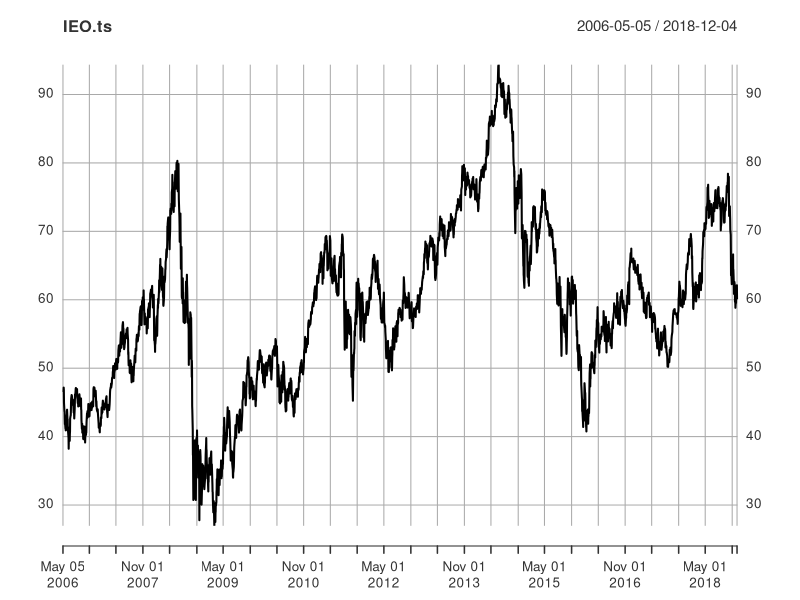
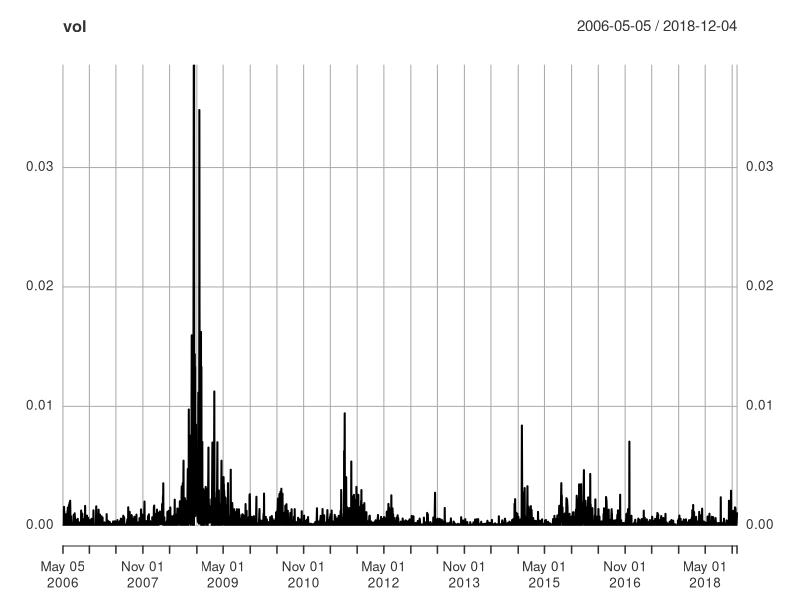
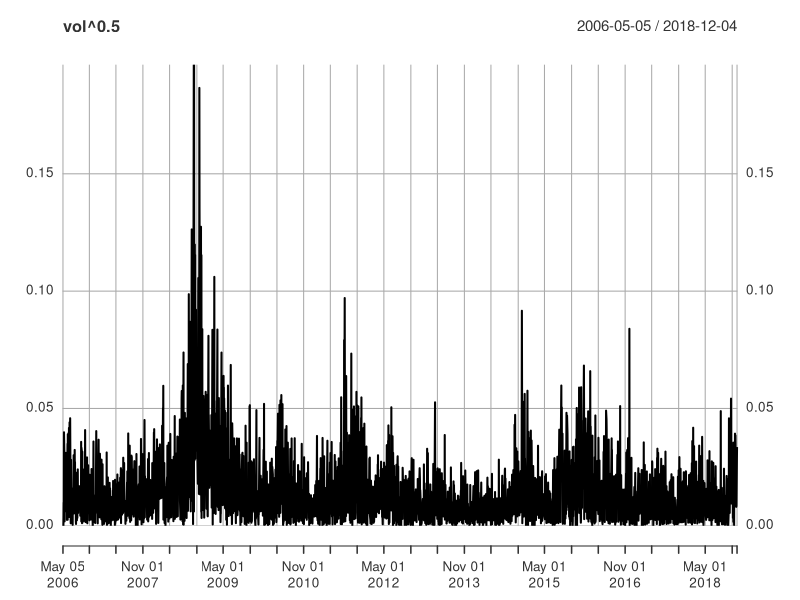
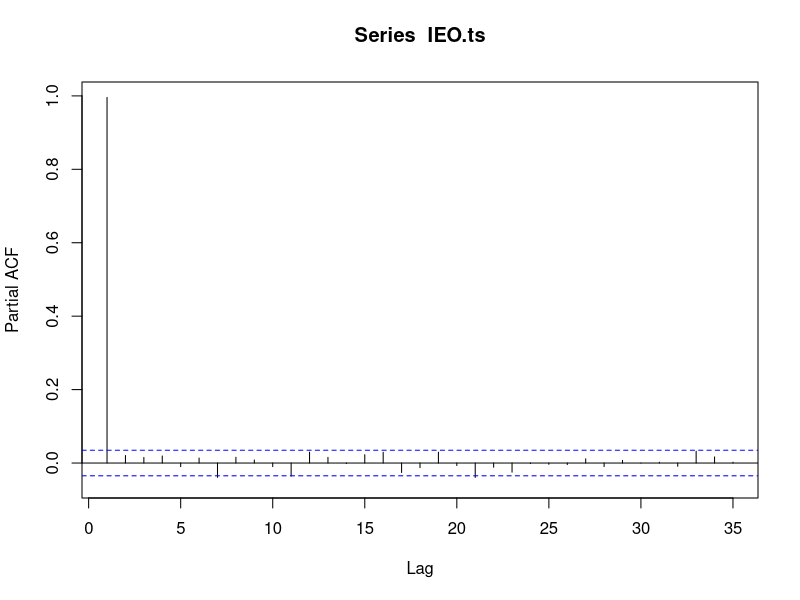
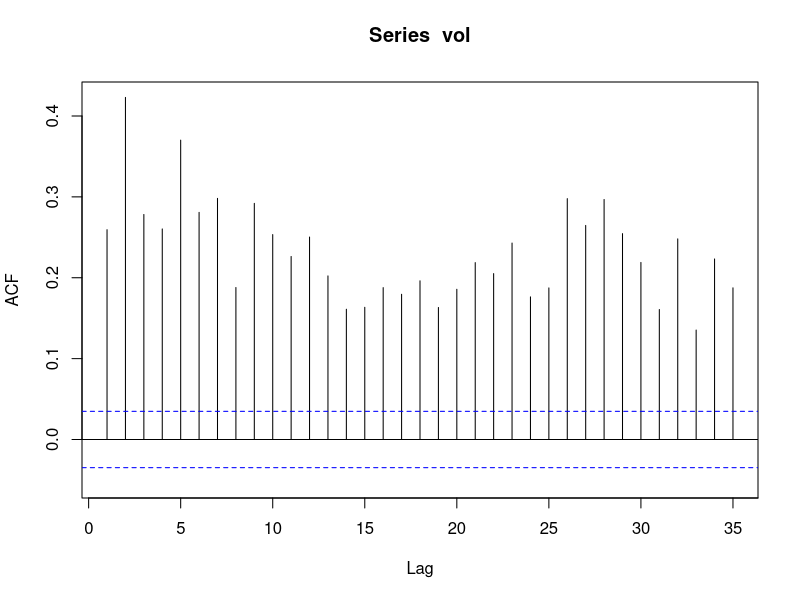
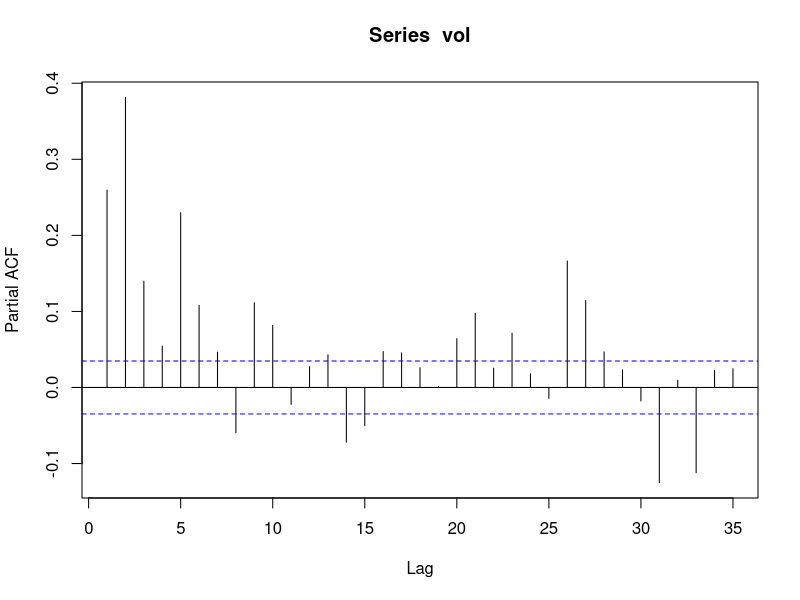
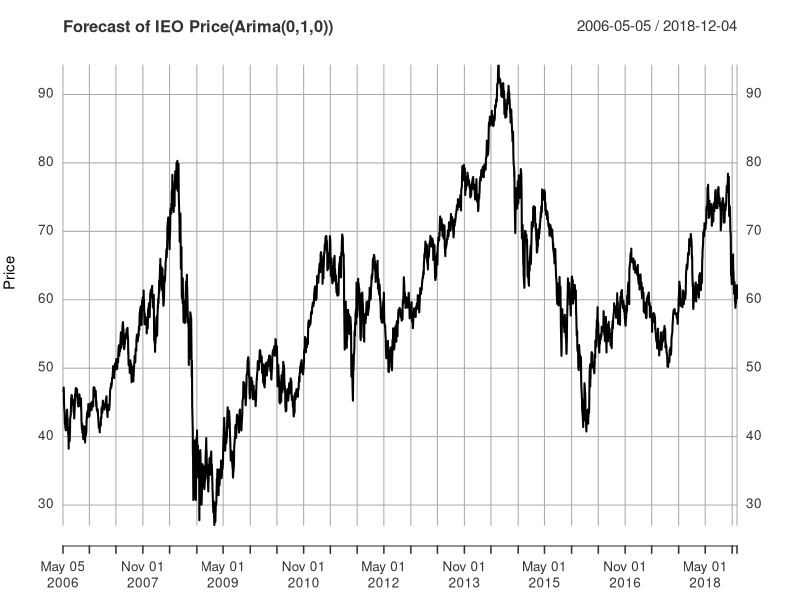
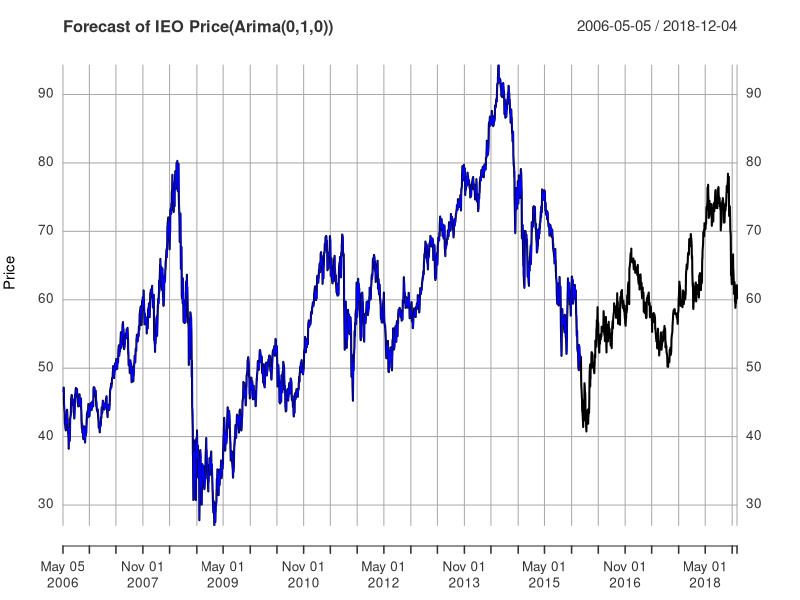

Write the R code that produced these figures, in order. (Note: this script raises an error after producing the figures.)
## ---- chunk 1
library(forecast)
library(zoo)
library(xts)
library(urca)
library(plyr)
#IEO<-read.csv("~/Documents/Fall 2018/Forecasting/R Codes/Data Sets/IEO.csv")
IEO<-read.csv("IEO.csv")
IEO.ts <- xts(IEO$Adj.Close, as.Date(IEO$Date))
vol <- (diff(log(IEO.ts)))^2
plot(IEO.ts)
plot(vol)
plot(vol**0.5)
Pacf(IEO.ts)
Acf(vol)
Pacf(vol)

train.ts <- window(IEO.ts, end = "2015-12-31")
valid.ts <- window(IEO.ts, start = "2016-01-01")
ntrain <- length(train.ts)
nvalid <- length(valid.ts)

#DF Test on Whole Data Set
df.test <- ur.df(IEO.ts,type="trend",selectlags="BIC")
print(summary(df.test))
sum <- summary(df.test)
teststat <- sum@teststat[3]
# critical value at 5 percent
critical <- sum@cval[3,2]
abs(critical)<abs(teststat) #Not reject null, series has unit root

# Arima Forecast
ArimaMod <- auto.arima(train.ts, d=1, ic="bic", seasonal = FALSE)
summary(ArimaMod)
fcast_Arima<- Arima(valid.ts, model = ArimaMod)
fcast_fitted_Arima <- xts(fcast_Arima$fitted, as.Date(IEO$Date[(ntrain+1):(ntrain+nvalid)]))
mod_fitted_Arima <- xts(ArimaMod$fitted, as.Date(IEO$Date[1:ntrain]))

print(accuracy(ArimaMod))
print(accuracy(fcast_Arima$fitted, valid.ts))

plot(IEO.ts, ylab="Price",xlab="Time",bty="l",main="Forecast of IEO Price(Arima(0,1,0))", flty=2)
lines(mod_fitted_Arima, lwd=1,col="blue")
lines(fcast_fitted_Arima, lwd=1,col="green")
## ---- chunk 2
# Exponential Filter Forecast
# First, estimate addiive trend filter
filter.mod <- ets(train.ts, model = "AAN")
# Now, build forecasts for validation periods (uses no data there)
filter.pred <- forecast(filter.mod, h = nvalid)
# Now, build one step ahead forecasts for validation data, using estimated model
filter.onestep <- ets(valid.ts, model = filter.mod)
filter.pred.fitted <- xts(filter.pred$fitted, as.Date(IEO$Date[1:ntrain]))
filter.onestep.fitted <- xts(filter.onestep$fitted, as.Date(IEO$Date[(ntrain + 1):(ntrain + nvalid)]))
# plot all the results
plot(IEO.ts, main = "Filter Forecast (with trend)")
lines(filter.pred.fitted, lwd = 1,col="blue", lty = 2)
lines(filter.onestep.fitted,lwd = 1, col="green", lty = 2)
# check accuracy
print(accuracy(filter.pred, valid.ts))
print(accuracy(filter.onestep$fitted, valid.ts))
## ---- chunk 3
# Naive Forecast
nALL <- length(IEO.ts)
naiveFcast.ts <- lag(IEO.ts, 1)
naiveTrain.ts <- window(naiveFcast.ts, end=("2015-12-31"))
naiveValid.ts <- window(naiveFcast.ts, start =("2016-01-01"))
# plot
plot(IEO.ts, main = 'Naive Forecast')
lines(naiveTrain.ts,col = "blue")
lines(naiveValid.ts, col = "green")
# RMSE
naive.train.res <- naiveTrain.ts-train.ts
naive.valid.res <- naiveValid.ts-valid.ts
(rmse_train <- sqrt(mean((naive.train.res)^2, na.rm =TRUE)))
(rmse_valid <- sqrt(mean((naive.valid.res)^2, na.rm =TRUE)))
## ---- chunk 4
# perform some Diebold/Mariano tests
print("Diebold/Mariano ARIMA versus Naive")
print(dm.test(residuals(fcast_Arima),naive.valid.res))

print("Diebold/Mariano Exponential Filter versus Naive")
print(dm.test(residuals(filter.onestep),naive.valid.res))

print("Diebold/Mariano ARIMA versus Exponential Filter")
print(dm.test(residuals(fcast_Arima),residuals(filter.onestep)))
## ---- chunk 5
#AGG ETF
AGG<-read.csv("AGG.csv")
Return<-diff(log(AGG$Adj.Close))
head(Return)
Date<-AGG[-1,1]
bond.ts <- zoo(Return,as.Date(Date))
bond.ts <- window(bond.ts,start=as.Date("2016-01-05"),end = as.Date("2018-12-04"))
plot(bond.ts)
gepmetirc_return<-prod(1+as.vector(bond.ts))-1
gepmetirc_return
length(bond.ts)
## ---- chunk 6
#Volality
#IEO ETF

rsp <- diff(log(IEO.ts))
rsp<-rsp[-1,]
head(rsp)
train.ts <- window(rsp, end = "2015-12-31")
valid.ts <- window(rsp, start = "2016-01-01")

#GARCH Model in Training set
spec <- ugarchspec(variance.model=list(model="sGARCH",garchOrder=c(1,1)),
                   mean.model=list(include.mean=T,armaOrder=c(0,0)))
fittrain <- ugarchfit(spec = spec, data=train.ts)
#Forecasting Volatility in Validation set
setfixed(spec) <- as.list(coef(fittrain))
ugarchfilter <- ugarchfilter(spec=spec,data=valid.ts)
garchVolvalid.ts <- zoo(sigma(ugarchfilter))
mean(garchVolvalid.ts)
garchVolvalid.ts<-garchVolvalid.ts[-1,]
plot(garchVolvalid.ts)
length(garchVolvalid.ts)

#Build Strategy
#set for 10 percent annual standard deviation
target<-0.01
weight <- target/garchVolvalid.ts
weight
weight[weight$x>1]=1
weight
length(weight)
# constant portfolio benchmark
mweight <- mean(weight)

# dynamic daily portfolio 
IEO_return<-diff(fcast_Arima$fitted)
IEO_return
length(IEO_return)
pret  <-  as.vector(IEO_return)*weight  + as.vector(bond.ts)*(1-weight)
pretConstant <-  as.vector(IEO_return)*mweight  + as.vector(bond.ts)*(1-mweight)
pretEquity   <- as.vector(IEO_return)

# Volatility for portfolios (adjust for days of the month)
pstd  <-  as.vector(garchVolvalid.ts*weight)
pstdConstant <-  as.vector(garchVolvalid.ts)*mweight
pstdEquity   <- as.vector(garchVolvalid.ts)

# Look at the variability of returns around volatility targets
print("Standard deviations and sd(standard deviations)")
print(cbind(mean(pstd),sd(pstd)))
print(cbind(mean(pstdConstant),sd(pstdConstant)))
print(cbind(mean(pstdEquity),sd(pstdEquity)))
 
# General mean and return for returns (annualized)           
print("mean and standard deviations for returns (annualized)") 
print(cbind(mean(pret),sd(pretConstant)))
print(cbind(mean(pretConstant),sd(pretConstant)))
print(cbind(mean(pretEquity),sd(pretEquity)))

print("Sharpe ratios (annualized)")
print( (252*mean(pret)-0.03)/( sqrt(252)*sd(pret)))
print( (252*mean(pretConstant)-0.03)/( sqrt(252)*sd(pretConstant)))       
print( (252*mean(pretEquity)-0.03)/( sqrt(252)*sd(pretEquity)))      
## ---- chunk 7
monagg <- function(data)
{
  temp <- tail(data,n=1)
  m <- nrow(data)
  # these are the three lines to really pay attention to
  temp$ret <- prod(1+data$V1)-1
  temp$m <- m # number of days
  # return monthly record
  temp
}

stockDailyReturn <- as.data.frame(diff(log(fcast_fitted_Arima)))
stockDailyReturn$date <- rownames(stockDailyReturn)
stockDailyReturn$key <-as.numeric(format(as.Date(stockDailyReturn$date),"%Y"))*100+as.numeric(format(as.Date(stockDailyReturn$date),"%m"))
# use plyr to apply dayAgg by each date
stockMonth <- ddply(stockDailyReturn,.variables = "key",.fun = monagg)

bondDailyReturn <- as.data.frame(bond.ts)
bondDailyReturn$date <- rownames(bondDailyReturn)
bondDailyReturn$key <-as.numeric(format(as.Date(bondDailyReturn$date),"%Y"))*100+as.numeric(format(as.Date(bondDailyReturn$date),"%m"))
bondMonth <- ddply(bondDailyReturn,.variables = "key",.fun = monagg)
